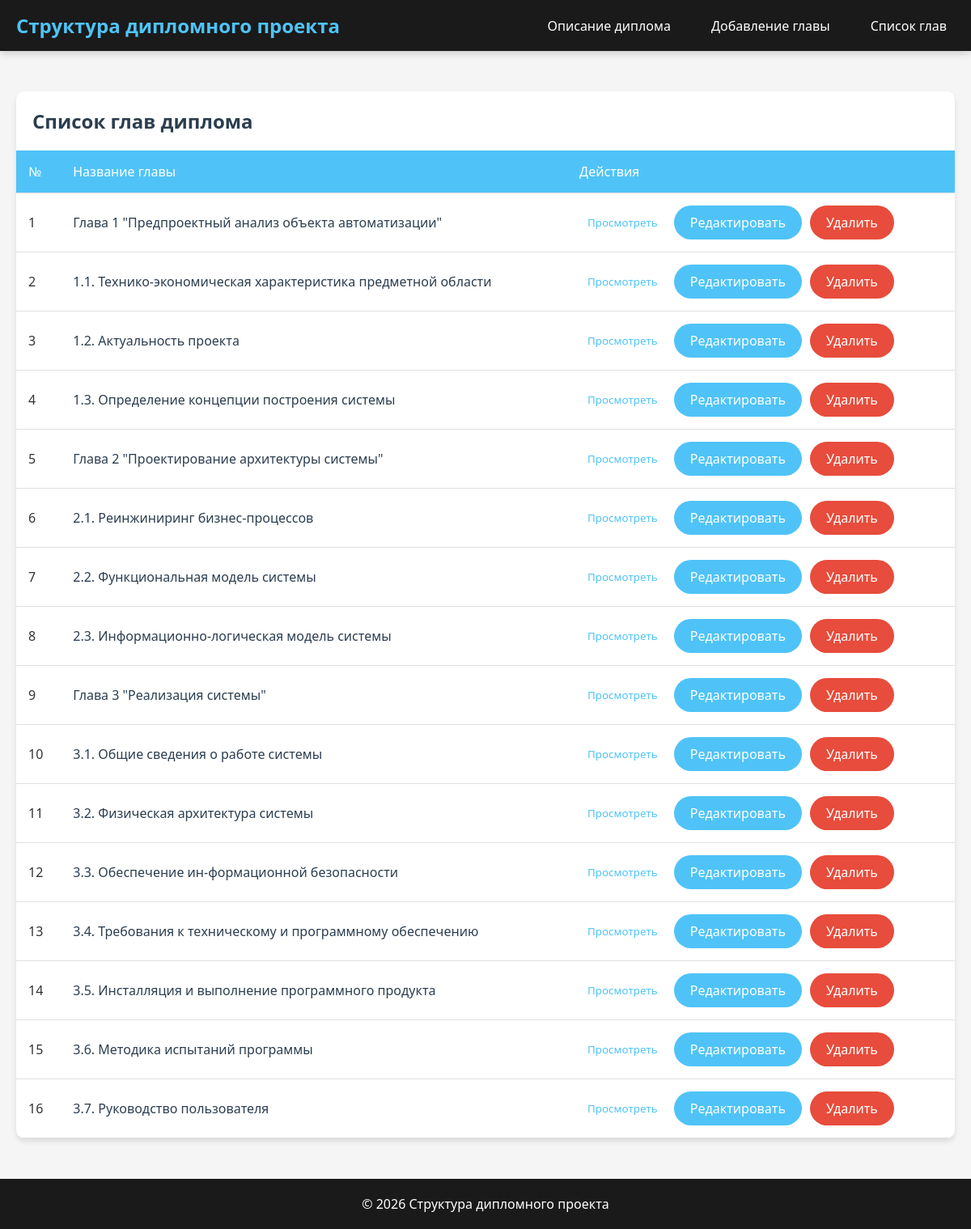
/diploma/list/, run on the app's committed database.
### diploma/models.py (models this page shows, shortened)
class Chapter(models.Model):
    title = models.CharField(max_length=200, verbose_name="Название главы")
    content = models.TextField(verbose_name="Содержание главы")
    created_at = models.DateTimeField(auto_now_add=True, verbose_name="Дата создания")
    updated_at = models.DateTimeField(auto_now=True, verbose_name="Дата последнего изменения")
    class Meta:
        verbose_name = "Глава"
        verbose_name_plural = "Главы"
        ordering = ['created_at']

### diploma/views.py (the view)
# urls.py: path('list/', views.chapter_list, name='chapter_list'),
def chapter_list(request):
    chapters = Chapter.objects.all()
    return render(request, 'diploma/chapter_list.html', {'chapters': chapters})

### diploma/templates/diploma/chapter_list.html (shortened to what this page needs)
{% extends "diploma/base.html" %}
{% block content %}
<div class="table-container fade-in">
    <div class="table-wrapper">
        <h2 style="padding: 20px; color: #2c3e50;">Список глав диплома</h2>
        <table>
            <thead>
                <tr>
                    <th>№</th>
                    <th>Название главы</th>
                    <th>Действия</th>
                </tr>
            </thead>
            <tbody>
                {% if chapters %}
                {% for chapter in chapters %}
                <tr>
                    <td>{{ forloop.counter }}</td>
                    <td>
                        <div class="chapter-title">{{ chapter.title }}</div>
                    </td>
                    <td>
                        <div class="action-buttons">
                            <button class="view-btn" onclick="toggleContent('{{ chapter.id }}')">
                                {% if chapter.content|length > 100 %}
                                    Показать полностью
                                {% else %}
                                    Просмотреть
                                {% endif %}
                            </button>
                            <a href="{% url 'edit_chapter' chapter.id %}" class="btn">Редактировать</a>
                            <a href="{% url 'delete_chapter' chapter.id %}" class="btn btn-danger">Удалить</a>
                        </div>
                    </td>
                </tr>
                {% endfor %}
                {% endif %}
            </tbody>
        </table>
    </div>
</div>
{% endblock %}

### diploma/templates/diploma/base.html (shortened to what this page needs)
<!DOCTYPE html>
<html lang="ru">
<head>
</head>
<body>
    <nav class="navbar">
        <div class="navbar-container">
            <a href="#" class="logo">Структура дипломного проекта</a>
            <ul class="nav-links">
                <li><a href="{% url 'add_chapter' %}">Описание диплома</a></li>
                <li><a href="#add-form">Добавление главы</a></li>
                <li><a href="{% url 'chapter_list' %}">Список глав</a></li>
            </ul>
        </div>
    </nav>
    <main>
        {% block content %}
        {% endblock %}
    </main>
    <footer class="footer">
        <div class="footer-content">
            <p>&copy; 2026 Структура дипломного проекта</p>
        </div>
    </footer>
</body>
</html>

### diploma/templates/diploma/base.html (style rules this page uses)
* { margin: 0; padding: 0; box-sizing: border-box; font-family: 'Segoe UI', Tahoma, Geneva, Verdana, sans-serif; }
body { background-color: #f5f5f5; color: #333; }
.navbar { background-color: #1a1a1a; padding: 15px 0; position: sticky; top: 0; z-index: 100; box-shadow: 0 2px 10px rgba(0, 0, 0, 0.2); }
.navbar-container { max-width: 1200px; margin: 0 auto; display: flex; justify-content: space-between; align-items: center; padding: 0 20px; }
.logo { color: #4fc3f7; font-size: 1.5rem; font-weight: bold; text-decoration: none; }
.nav-links { display: flex; list-style: none; }
.nav-links li { margin-left: 30px; }
.nav-links a { color: white; text-decoration: none; transition: color 0.3s; padding: 5px 10px; border-radius: 4px; }
.footer { background-color: #1a1a1a; color: white; padding: 20px 0; text-align: center; margin-top: 50px; }
.footer-content { max-width: 1200px; margin: 0 auto; padding: 0 20px; }
.btn { display: inline-block; padding: 10px 20px; background-color: #4fc3f7; color: white; border: none; border-radius: 25px; cursor: pointer; text-decoration: none; transition: background-color 0.3s; font-weight: 500; }
.btn-danger { background-color: #e74c3c; }
.fade-in { animation: fadeIn 0.6s ease-out; }

### diploma/templates/diploma/chapter_list.html (style rules this page uses)
.table-container { max-width: 1200px; margin: 50px auto; padding: 0 20px; }
.table-wrapper { background: white; border-radius: 10px; box-shadow: 0 4px 6px rgba(0, 0, 0, 0.1); overflow: hidden; }
table { width: 100%; border-collapse: collapse; }
th, td { padding: 15px; text-align: left; border-bottom: 1px solid #e0e0e0; }
th { background-color: #4fc3f7; color: white; font-weight: 500; }
.chapter-title { color: #2c3e50; font-weight: 500; }
.view-btn { background: none; border: none; color: #4fc3f7; cursor: pointer; padding: 5px 10px; border-radius: 4px; transition: background-color 0.3s; }
.action-buttons { display: flex; gap: 10px; }

### data on the page
Chapter: title "Глава 1 \"Предпроектный анализ объекта автоматизации\"", shows "Просмотреть"
Chapter: title "1.1. Технико-экономическая характеристика предметной области", shows "Просмотреть"
Chapter: title "1.2. Актуальность проекта", shows "Просмотреть"
Chapter: title "1.3. Определение концепции построения системы", shows "Просмотреть"
Chapter: title "Глава 2 \"Проектирование архитектуры системы\"", shows "Просмотреть"
Chapter: title "2.1. Реинжиниринг бизнес-процессов", shows "Просмотреть"
Chapter: title "2.2. Функциональная модель системы", shows "Просмотреть"
Chapter: title "2.3. Информационно-логическая модель системы", shows "Просмотреть"
Chapter: title "Глава 3 \"Реализация системы\"", shows "Просмотреть"
Chapter: title "3.1. Общие сведения о работе системы", shows "Просмотреть"
Chapter: title "3.2. Физическая архитектура системы", shows "Просмотреть"
Chapter: title "3.3. Обеспечение ин-формационной безопасности", shows "Просмотреть"
Chapter: title "3.4. Требования к техническому и программному обеспечению", shows "Просмотреть"
Chapter: title "3.5. Инсталляция и выполнение программного продукта", shows "Просмотреть"
Chapter: title "3.6. Методика испытаний программы", shows "Просмотреть"
Chapter: title "3.7. Руководство пользователя", shows "Просмотреть"
